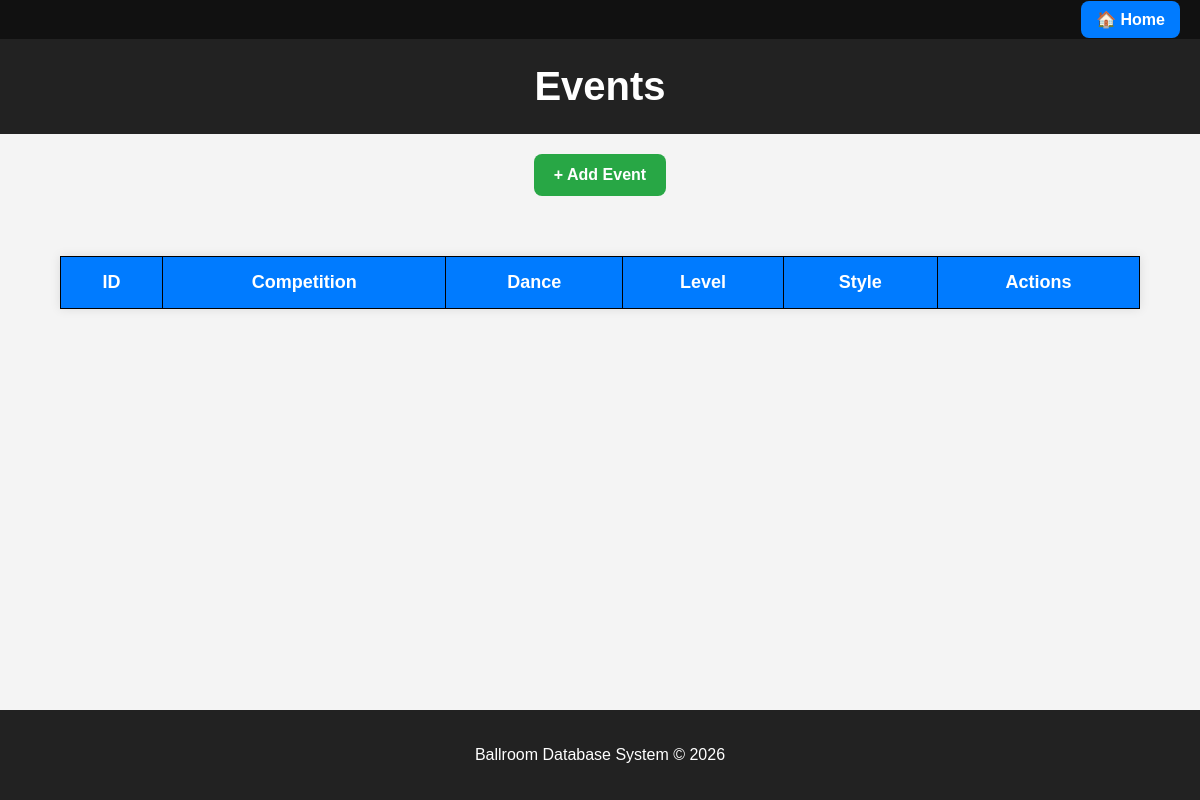
/Events/read.php, run on an earlier commit of the app's database.
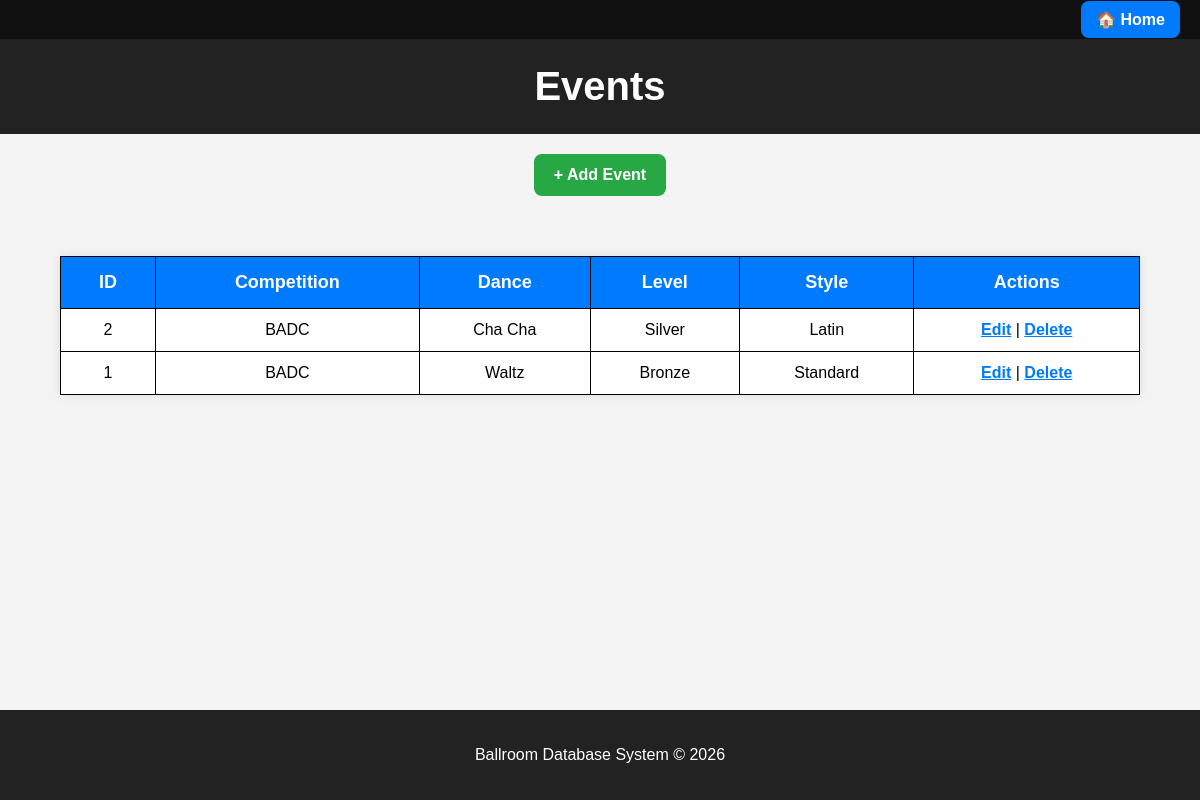
And on a later commit of the database.
### tables this page shows
CREATE TABLE Events (
    event_id INT AUTO_INCREMENT PRIMARY KEY,
    competition_id INT NOT NULL,
    
    dance_name VARCHAR(50) NOT NULL,
    level VARCHAR(50) NOT NULL,
    style VARCHAR(50) NOT NULL,

    FOREIGN KEY (competition_id) 
		REFERENCES Competitions(competition_id) ON DELETE CASCADE,

    CHECK (style IN ('Smooth', 'Standard', 'Rhythm', 'Latin')),

    CHECK (level IN (
        'Newcomer','Bronze','Silver','Gold',
        'Novice','Pre-Champ','Champ', 'Syllabus'
    )),

    CHECK (dance_name IN (
        'Waltz','Tango','Foxtrot','Viennese Waltz',
        'Quickstep','Cha Cha','Rumba','Swing',
        'Bolero','Mambo','Samba','Paso Doble','Jive'
    )),

    UNIQUE (competition_id, dance_name, level, style)
);

CREATE TABLE Competitions (
    competition_id INT AUTO_INCREMENT PRIMARY KEY,
    competition_name VARCHAR(100) NOT NULL,
    location VARCHAR(100) NOT NULL,
    competition_date DATE NOT NULL,
    early_deadline DATE NOT NULL,
    regular_deadline DATE NOT NULL,
    late_deadline DATE NOT NULL,
    early_fee INT NOT NULL DEFAULT 50,
    regular_fee INT NOT NULL DEFAULT 60,
    late_fee INT NOT NULL DEFAULT 70
);

### Events/read.php (the view)
<?php include("../includes/header.php"); ?>
<?php require_once("../dbconn.php"); ?>
<h1>Events</h1>
<div style="text-align:center;">
    <a href="create.php" class="button-link">+ Add Event</a>
</div>
<table>
<tr>
    <th>ID</th>
    <th>Competition</th>
    <th>Dance</th>
    <th>Level</th>
    <th>Style</th>
    <th>Actions</th>
</tr>
<?php
$sql = "
SELECT e.*, c.competition_name
FROM Events e
JOIN Competitions c ON e.competition_id = c.competition_id
";
$result = $conn->query($sql);
while($row = $result->fetch_assoc()){
    echo "<tr>
        <td>{$row['event_id']}</td>
        <td>{$row['competition_name']}</td>
        <td>{$row['dance_name']}</td>
        <td>{$row['level']}</td>
        <td>{$row['style']}</td>
        <td>
            <a href='update.php?id={$row['event_id']}'>Edit</a> |
            <a href='delete.php?id={$row['event_id']}' onclick='return confirm(\"Delete?\")'>Delete</a>
        </td>
    </tr>";
}
?>
</table>
<?php include("../includes/footer.php"); ?>

What changed in the data, as far as the page shows it:
added events: event_id "2", competition.competition_name "BADC", dance_name "Cha Cha", level "Silver", style "Latin"
added events: event_id "1", competition.competition_name "BADC", dance_name "Waltz", level "Bronze", style "Standard"
